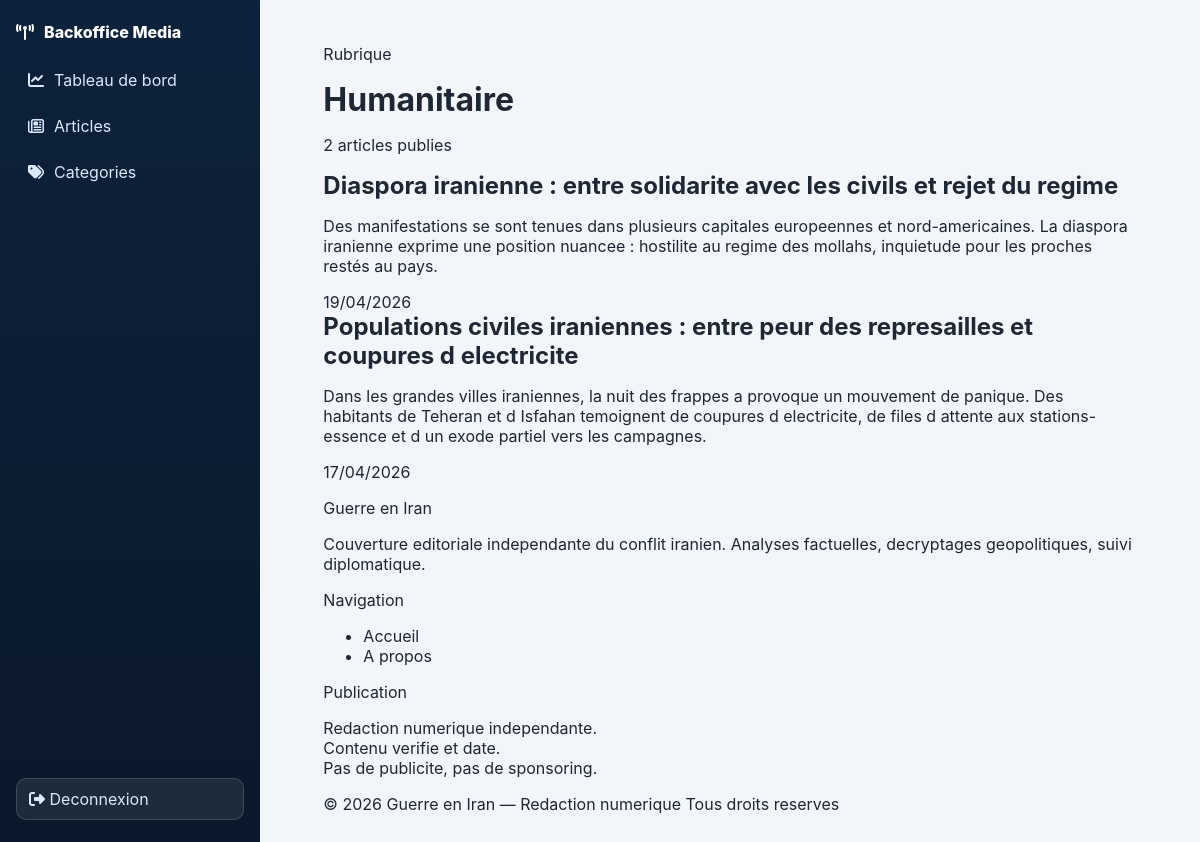
Page /frontoffice/public/categorie.php?slug=humanitaire on the committed database.
### tables this page shows
CREATE TABLE IF NOT EXISTS categories (
	id INT UNSIGNED AUTO_INCREMENT PRIMARY KEY,
	nom VARCHAR(120) NOT NULL,
	slug VARCHAR(150) NOT NULL UNIQUE,
	created_at TIMESTAMP NOT NULL DEFAULT CURRENT_TIMESTAMP
);

CREATE TABLE IF NOT EXISTS articles (
	id INT UNSIGNED AUTO_INCREMENT PRIMARY KEY,
	categorie_id INT UNSIGNED NOT NULL,
	titre VARCHAR(255) NOT NULL,
	slug VARCHAR(255) NOT NULL UNIQUE,
	resume TEXT NULL,
	contenu MEDIUMTEXT NOT NULL,
	image VARCHAR(255) NULL,
	alt_image VARCHAR(255) NULL,
	meta_title VARCHAR(70) NULL,
	meta_description VARCHAR(170) NULL,
	statut ENUM('publie', 'brouillon') NOT NULL DEFAULT 'brouillon',
	created_at TIMESTAMP NOT NULL DEFAULT CURRENT_TIMESTAMP,
	updated_at TIMESTAMP NOT NULL DEFAULT CURRENT_TIMESTAMP ON UPDATE CURRENT_TIMESTAMP,
	CONSTRAINT fk_articles_categories
		FOREIGN KEY (categorie_id) REFERENCES categories(id)
		ON DELETE RESTRICT ON UPDATE CASCADE
);

### frontoffice/public/categorie.php (the view, shortened to what this page needs)
<?php
$db   = getDB();
$slug = $_GET['slug'] ?? '';
$stmt = $db->prepare('SELECT id, nom, slug FROM categories WHERE slug = ? LIMIT 1');
$stmt->execute([$slug]);
$categorie = $stmt->fetch();
$stmtArticles = $db->prepare(
        "SELECT titre, slug, resume, created_at
     FROM articles
     WHERE categorie_id = ? AND statut = 'publie'
     ORDER BY created_at DESC"
);
$stmtArticles->execute([$categorie['id']]);
$articles = $stmtArticles->fetchAll();
require_once '../includes/header.php';
?>
    <main class="page-main" id="main-content">
        <div class="container">
            <header class="cat-header">
                <p class="cat-label">Rubrique</p>
                <h1 class="cat-title"><?= htmlspecialchars($categorie['nom']) ?></h1>
                <p class="cat-count">
                    <?= count($articles) ?> article<?= count($articles) > 1 ? 's' : '' ?> publie<?= count($articles) > 1 ? 's' : '' ?>
                </p>
            </header>
            <?php if (empty($articles)): ?>
                <p style="color:var(--muted); font-family:var(--font-mono); font-size:.8rem; padding: 40px 0;">
                    Aucun article publie dans cette rubrique.
                </p>
            <?php else: ?>
                <section class="articles-list" aria-label="Articles de la rubrique <?= htmlspecialchars($categorie['nom']) ?>">
                    <?php foreach ($articles as $article): ?>
                        <article class="list-article">
                            <div>
                                <h2 class="list-article-title">
                                    <a href="/article/<?= htmlspecialchars($article['slug']) ?>">
                                        <?= htmlspecialchars(strip_tags($article['titre'])) ?>
                                    </a>
                                </h2>
                                <?php if (!empty($article['resume'])): ?>
                                    <p class="list-article-excerpt"><?= htmlspecialchars($article['resume']) ?></p>
                                <?php endif; ?>
                            </div>
                            <time class="list-article-date" datetime="<?= $article['created_at'] ?>">
                                <?= date('d/m/Y', strtotime($article['created_at'])) ?>
                            </time>
                        </article>
                    <?php endforeach; ?>
                </section>
            <?php endif; ?>
        </div>
    </main>
<?php require_once '../includes/footer.php'; ?>

### backoffice/public/assets/css/admin.css (style rules this page uses)
:root { --admin-bg: #f2f5fa; --admin-surface: #ffffff; --admin-sidebar: #0d223b; --admin-sidebar-soft: #133457; --admin-primary: #155eef; --admin-danger: #c92a2a; --admin-text: #1e2733; --admin-muted: #607082; --admin-border: #d8e0ea; --admin-shadow: 0 10px 24px rgba(12, 34, 58, 0.08); }
* { box-sizing: border-box; }
body { margin: 0; font-family: "Inter", "Segoe UI", Arial, sans-serif; color: var(--admin-text); background: var(--admin-bg); }
.container { width: min(1120px, 92%); margin: 0 auto; }
a { text-decoration: none; color: inherit; }
h1, h2 { margin: 0 0 12px; }

### rows in the picture
categories: nom "Humanitaire"
articles: titre "Diaspora iranienne : entre solidarite avec les civils et rejet du regime", resume "Des manifestations se sont tenues dans plusieurs capitales europeennes et nord-americaines. La diaspora iranienne exprime une position nuancee : hostilite au regime des mollahs, inquietude pour les proches restés au pays.", created_at "19/04/2026"
articles: titre "Populations civiles iraniennes : entre peur des represailles et coupures d electricite", resume "Dans les grandes villes iraniennes, la nuit des frappes a provoque un mouvement de panique. Des habitants de Teheran et d Isfahan temoignent de coupures d electricite, de files d attente aux stations-essence et d un exode partiel vers les campagnes.", created_at "17/04/2026"

### other values in the picture
count($articles) "2"
